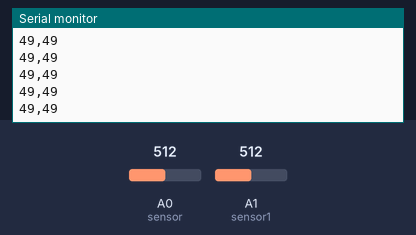
Bench run of a sketch on a simulated Arduino Uno, built with avr-gcc and run on an emulated ATmega328P. Shown: the last lines printed to the serial monitor. Inputs (shaded band) come from the test bench; at power-on: A0 (sensor) = 512, A1 (sensor1) = 512.

Above: at 1.2 s.
1.3 s: A0 (sensor) set to 716
At 2.0 s:
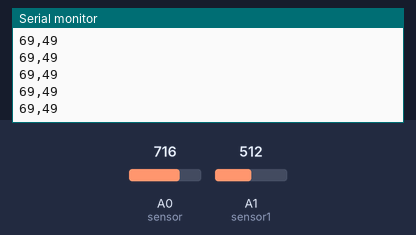
2.8 s: A1 (sensor1) set to 716
At 3.8 s:
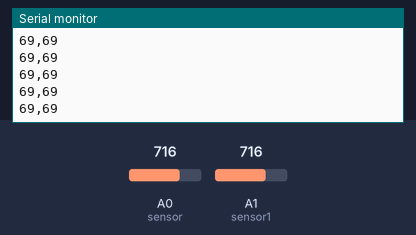
4.3 s: A0 (sensor) set to 900
At 5.3 s:
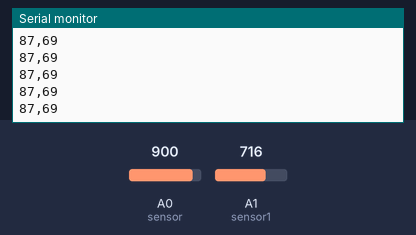
5.8 s: A1 (sensor1) set to 900
At 6.4 s:
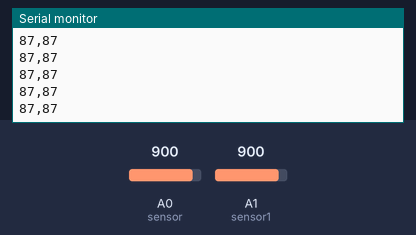
Timing chart, 0 to 8.3 s (numbered marks = the images above; inputs shaded):
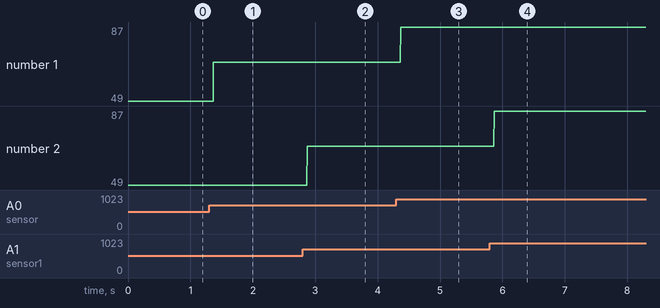

The sketch:

analog_arduino_to_processing.ino
```cpp
// Sketch successfully tested on Arduino Uno Rev3.

// LICENCE
// Luca Giacolini
// www.lucagiacolini.com
// University College of London, Interactive Architecture Lab
// Attribution-ShareAlike 4.0 International (CC BY-SA 4.0)

// INTRODUCTION
//sending input value from A0 and A1 Arduino to Processing through serial communication

// HARDWARE
// two piezo sensors connected to A0 and A1. No resistors used in this circuit.

//declaring the necessary pins and variables
int sensor = A0;
int sensorValue = 0;
int sensor1 = A1;
int sensorValue1 = 0;

void setup() {

  pinMode(sensor, INPUT);
  pinMode(sensor1, INPUT);
  Serial.begin(9600); //this communication baudrate needs to match the one at which Processing is receiving
}

void loop() {

  //read sensor1 and map it
  sensorValue = analogRead(sensor);
  sensorValue = map(sensorValue, 0, 1023, 0, 99);
  //read sensor2 and map it
  sensorValue1 = analogRead(sensor1);
  sensorValue1 = map(sensorValue1, 0, 1023, 0, 99);

  //print the values to serial port. Arduino prints characters by default. I set them to be decimal. There is a , separating the values and a line to tell the two values have been sent
  Serial.print(sensorValue, DEC);
  Serial.print(",");
  Serial.print(sensorValue1, DEC);
  Serial.println();
//    uncomment these three lines on this in order to see the reading values on the serial monitor
//    Serial.print(sensorValue);
//    Serial.print("  ");
//        Serial.println(sensorValue1);

    delay(2);


}
```

Measured:
- after the input at 1.3 s, the serial monitor: prints a new line after 0.07 s (image 1)
- after the input at 2.8 s, the serial monitor: prints a new line after 0.07 s (image 2)
- after the input at 4.3 s, the serial monitor: prints a new line after 0.07 s (image 3)
- after the input at 5.8 s, the serial monitor: prints a new line after 0.07 s (image 4)
- plotted number 1: 49 → 69 after the input at 1.3 s, 69 → 87 after the input at 4.3 s
